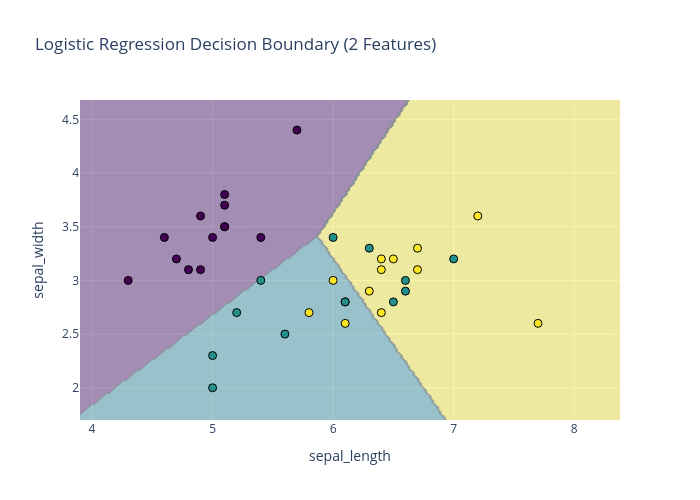

Notebook code for this chart:
### Code cell
import numpy as np
import plotly.express as px
import plotly.graph_objects as go
from sklearn.linear_model import LogisticRegression

# 1. For visualization simplicity, let's pick 2 features (e.g., Sepal Length and Sepal Width)
# If X_train is a DataFrame:
X_train_2d = X_train.iloc[:, :2]
X_test_2d = X_test.iloc[:, :2]

# Train a 2D Logistic Regression model just for the boundary plot
clf_2d = LogisticRegression()
clf_2d.fit(X_train_2d, y_train)

# 2. Create a mesh grid
x_min, x_max = X_train_2d.iloc[:, 0].min() - 0.5, X_train_2d.iloc[:, 0].max() + 0.5
y_min, y_max = X_train_2d.iloc[:, 1].min() - 0.5, X_train_2d.iloc[:, 1].max() + 0.5
xx, yy = np.meshgrid(
    np.arange(x_min, x_max, 0.02), np.arange(y_min, y_max, 0.02)
)

# Predict across the grid
Z = clf_2d.predict(np.c_[xx.ravel(), yy.ravel()])
# Convert string labels to numeric for contour plotting if needed, or map them
# For iris, classes are text so let's use a LabelEncoder if they are strings,
# or if y is numeric, Plotly handles it easily. Let's map string labels to integers:
label_mapping = {label: i for i, label in enumerate(np.unique(y_train))}
Z_num = np.array([label_mapping[val] for val in Z])
Z_num = Z_num.reshape(xx.shape)

# 3. Build Plotly Contour + Scatter Plot
fig = go.Figure()

# Add decision boundary contour
fig.add_trace(
    go.Contour(
        x=np.arange(x_min, x_max, 0.02),
        y=np.arange(y_min, y_max, 0.02),
        z=Z_num,
        showscale=False,
        opacity=0.4,
        colorscale="Viridis",
    )
)

# Add actual test data points
y_test_num = [label_mapping[val] for val in y_test]
fig.add_trace(
    go.Scatter(
        x=X_test_2d.iloc[:, 0],
        y=X_test_2d.iloc[:, 1],
        mode="markers",
        marker=dict(
            color=y_test_num, colorscale="Viridis", size=8, line=dict(width=1, color="black")
        ),
        text=y_test,
        name="Test Data",
    )
)

fig.update_layout(
    title="Logistic Regression Decision Boundary (2 Features)",
    xaxis_title=X_train_2d.columns[0],
    yaxis_title=X_train_2d.columns[1],
    width=700,
    height=500,
)
fig.show()

### Figure 1 — Plotly figure (JSON) as saved in the notebook; plotly's stock layout.template omitted (floating-point values rounded to 4 significant figures; data arrays with more than 128 entries replaced by an {"elided": "..."} marker saying what was removed)
{"data": [{"colorscale": [[0, "#440154"], [0.1111, "#482878"], [0.2222, "#3e4989"], [0.3333, "#31688e"], [0.4444, "#26828e"], [0.5556, "#1f9e89"], [0.6667, "#35b779"], [0.7778, "#6ece58"], [0.8889, "#b5de2b"], [1, "#fde725"]], "opacity": 0.4, "showscale": false, "type": "contour", "x": {"elided": "225 float values"}, "y": {"elided": "150 float values"}, "z": {"elided": "150x225 int values"}}, {"marker": {"color": [1, 0, 2, 1, 2, 2, 0, 2, 2, 1, 1, 0, 0, 1, 2, 2, 2, 0, 1, 0, 0, 2, 2, 1, 0, 0, 2, 0, 0, 1, 1, 2, 0, 1, 1, 1, 1, 0], "colorscale": [[0, "#440154"], [0.1111, "#482878"], [0.2222, "#3e4989"], [0.3333, "#31688e"], [0.4444, "#26828e"], [0.5556, "#1f9e89"], [0.6667, "#35b779"], [0.7778, "#6ece58"], [0.8889, "#b5de2b"], [1, "#fde725"]], "line": {"color": "black", "width": 1}, "size": 8}, "mode": "markers", "name": "Test Data", "text": ["versicolor", "setosa", "virginica", "versicolor", "virginica", "virginica", "setosa", "virginica", "virginica", "versicolor", "versicolor", "setosa", "setosa", "versicolor", "virginica", "virginica", "virginica", "setosa", "versicolor", "setosa", "setosa", "virginica", "virginica", "versicolor", "setosa", "setosa", "virginica", "setosa", "setosa", "versicolor", "versicolor", "virginica", "setosa", "versicolor", "versicolor", "versicolor", "versicolor", "setosa"], "type": "scatter", "x": [7.0, 5.1, 6.4, 5.0, 6.3, 6.7, 4.9, 6.4, 6.5, 5.4, 5.2, 5.0, 4.9, 6.1, 5.8, 6.1, 6.4, 4.6, 6.0, 4.3, 4.8, 6.0, 7.2, 5.6, 5.4, 4.7, 7.7, 5.1, 5.7, 5.0, 6.6, 6.7, 5.1, 6.5, 6.3, 6.6, 6.1, 5.1], "y": [3.2, 3.8, 3.1, 2.0, 2.9, 3.1, 3.1, 3.2, 3.2, 3.0, 2.7, 3.4, 3.6, 2.8, 2.7, 2.6, 2.7, 3.4, 3.4, 3.0, 3.1, 3.0, 3.6, 2.5, 3.4, 3.2, 2.6, 3.5, 4.4, 2.3, 2.9, 3.3, 3.5, 2.8, 3.3, 3.0, 2.8, 3.7]}], "layout": {"height": 500, "title": {"text": "Logistic Regression Decision Boundary (2 Features)"}, "width": 700, "xaxis": {"title": {"text": "sepal_length"}}, "yaxis": {"title": {"text": "sepal_width"}}}}
